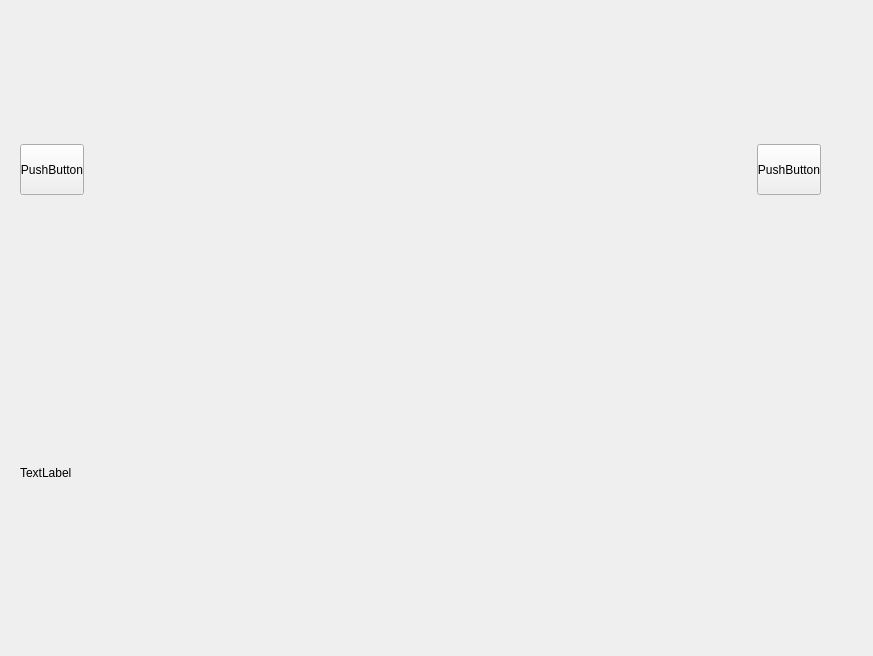
<?xml version="1.0" encoding="UTF-8"?>
<ui version="4.0">
 <class>Form</class>
 <widget class="QWidget" name="Form">
  <property name="geometry">
   <rect>
    <x>0</x>
    <y>0</y>
    <width>873</width>
    <height>656</height>
   </rect>
  </property>
  <property name="windowTitle">
   <string>Form</string>
  </property>
  <widget class="QWidget" name="widget" native="true">
   <property name="geometry">
    <rect>
     <x>10</x>
     <y>10</y>
     <width>839</width>
     <height>636</height>
    </rect>
   </property>
   <layout class="QVBoxLayout" name="verticalLayout">
    <item>
     <widget class="QWidget" name="widget_2" native="true">
      <property name="minimumSize">
       <size>
        <width>821</width>
        <height>321</height>
       </size>
      </property>
      <widget class="QLabel" name="label">
       <property name="geometry">
        <rect>
         <x>10</x>
         <y>10</y>
         <width>801</width>
         <height>301</height>
        </rect>
       </property>
       <property name="minimumSize">
        <size>
         <width>801</width>
         <height>301</height>
        </size>
       </property>
       <property name="text">
        <string>TextLabel</string>
       </property>
      </widget>
      <widget class="QWidget" name="widget_4" native="true">
       <property name="geometry">
        <rect>
         <x>10</x>
         <y>120</y>
         <width>801</width>
         <height>80</height>
        </rect>
       </property>
       <property name="minimumSize">
        <size>
         <width>801</width>
         <height>80</height>
        </size>
       </property>
       <layout class="QHBoxLayout" name="horizontalLayout">
        <item>
         <widget class="QPushButton" name="pushButton">
          <property name="minimumSize">
           <size>
            <width>51</width>
            <height>51</height>
           </size>
          </property>
          <property name="text">
           <string>PushButton</string>
          </property>
         </widget>
        </item>
        <item>
         <widget class="QWidget" name="widget_5" native="true">
          <property name="minimumSize">
           <size>
            <width>661</width>
            <height>41</height>
           </size>
          </property>
         </widget>
        </item>
        <item>
         <widget class="QPushButton" name="pushButton_2">
          <property name="minimumSize">
           <size>
            <width>51</width>
            <height>51</height>
           </size>
          </property>
          <property name="text">
           <string>PushButton</string>
          </property>
         </widget>
        </item>
       </layout>
      </widget>
     </widget>
    </item>
    <item>
     <widget class="QWidget" name="widget_3" native="true">
      <property name="minimumSize">
       <size>
        <width>821</width>
        <height>291</height>
       </size>
      </property>
      <widget class="QLabel" name="label_2">
       <property name="geometry">
        <rect>
         <x>10</x>
         <y>10</y>
         <width>791</width>
         <height>251</height>
        </rect>
       </property>
       <property name="minimumSize">
        <size>
         <width>791</width>
         <height>251</height>
        </size>
       </property>
       <property name="text">
        <string>TextLabel</string>
       </property>
      </widget>
     </widget>
    </item>
   </layout>
  </widget>
 </widget>
 <resources/>
 <connections/>
</ui>
